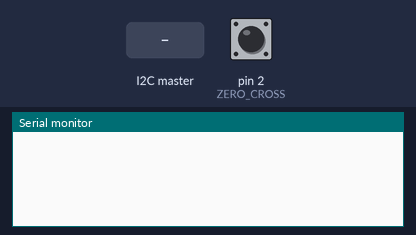
The sketch below on a simulated Arduino Uno, built with avr-gcc and run on an emulated ATmega328P. Parts: the last lines printed to the serial monitor. Inputs (shaded band) come from the test bench; at power-on: pin 2 (ZERO_CROSS) HIGH.

Above: at 1.2 s.
1.3 s: the I2C master sends the byte 1
At 2.5 s:
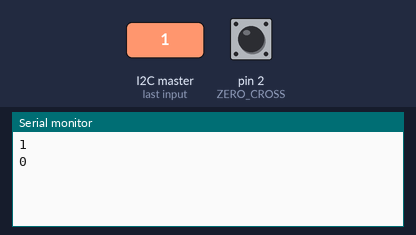
2.8 s: the I2C master sends the byte 2
At 3.8 s:
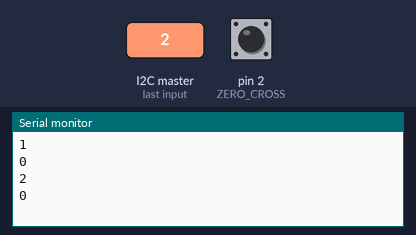
Timing chart, 0 to 5.8 s (numbered marks = the images above; inputs shaded):
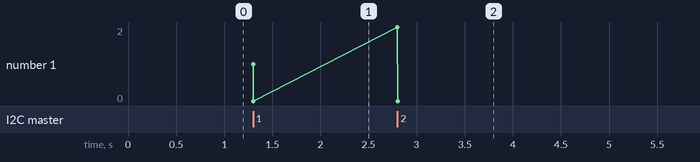

The sketch:

zerocross_var.ino
```cpp
#include  <TimerOne.h>          // Avaiable from http://www.arduino.cc/playground/Code/Timer1
#include <Wire.h>
volatile int dimmerIndex=0;               // Variable to use as a counter volatile as it is in an interrupt
volatile boolean zero_cross=0;  // Boolean to store a "switch" to tell us if we have crossed zero
int freqStep = 75;    // This is the delay-per-brightness step in microseconds.
unsigned char AC_LOAD = 13;    // Output to Opto Triac pin
unsigned char ZERO_CROSS = 2;
unsigned char i;
const int nbOutputs=1;
static int pins[nbOutputs] = {0}; // pins  used for output
static int dimmerValues[nbOutputs] = {50}; // dimmer of each output (0 -> 100)
static int found[nbOutputs] = {0}; // dimmer of each output (0 -> 100)
int done;
int x;
// 1 pin for cross zero
// n pin in for switch on/off
// n pin out for dimmer

void setup() {
  // put your setup code here, to run once:
  done = nbOutputs;
  for (i = 0; i < nbOutputs; i++){
    found[i] = 0;
    pinMode(pins[i], OUTPUT);// Set AC Load pin as output
  }
  pinMode(ZERO_CROSS, INPUT_PULLUP);
  attachInterrupt(digitalPinToInterrupt(ZERO_CROSS), zero_cross_detect, RISING);
  Timer1.initialize(freqStep);                      // Initialize TimerOne library for the freq we need
  Timer1.attachInterrupt(dim_check, freqStep);
  Serial.begin(9600);
  Wire.begin(9); // start slave with address 9
  Wire.onReceive(receiveEvent);
  x = '-';
}
void receiveEvent(int howMany) {
  // expect message saying 4-100 or 3-025 for pin 3 25%
  int p = Wire.read(); // pin
  Wire.read(); //'-'
  int val=0;
  while (0 < Wire.available()) { // loop through all but the last
    val = val*10 + Wire.read();
  }
  Serial.println(p);
  Serial.println(val);
  dimmerValues[p] = val;
}

void zero_cross_detect() {
  zero_cross = true;               // set the boolean to true to tell our dimming function that a zero cross has occured
  dimmerIndex=0;
  for (i = 0; i < nbOutputs; i++){
    if(dimmerValues[i] > 5){
      digitalWrite(pins[i], LOW);       // turn off
    }
  }
}
void dim_check() {
  if(zero_cross == true) {
    for (i = 0; i < nbOutputs; i++){
      if (dimmerIndex >= dimmerValues[i] && found[i] == 0) {
        done--;
        found[i] = 1;
        if (dimmerValues[i] <= 95){
          digitalWrite(pins[i], HIGH); // turn on light
        }
      }
    }
    if (done == 0){
      dimmerIndex = 0;  // reset time step counter
      zero_cross = false; //reset zero cross detection
      done = nbOutputs;
      for (i = 0; i < nbOutputs; i++){
        found[i] = 0;
      }
    }
    dimmerIndex++; // increment time step counter
  }
}

void loop() {
}
```

Measured:
- after the input at 1.3 s, the serial monitor: prints a new line at once (image 1)
- after the input at 2.8 s, the serial monitor: prints a new line at once (image 2)
